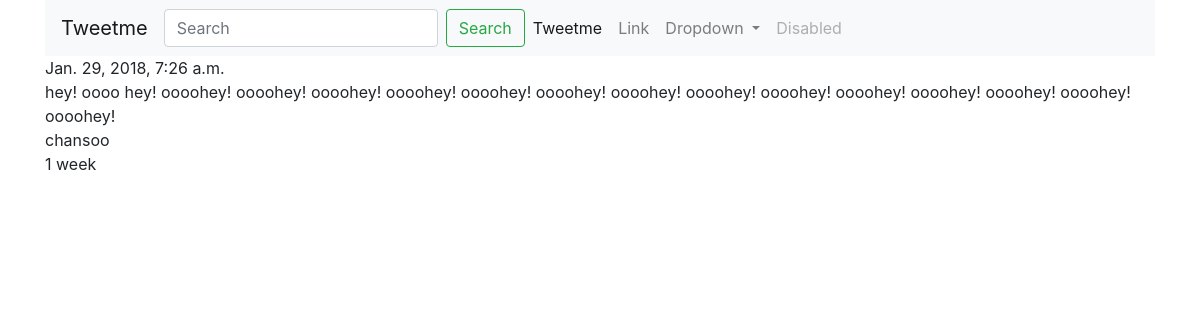
The app's page /tweets/1/ with its own data.
### tweets/models.py (models this page shows, shortened)
class Tweet(models.Model):
    user        = models.ForeignKey(settings.AUTH_USER_MODEL, default=1)
    content     = models.CharField(max_length=140, default="tweet anyting", validators=[validate_content])
    updated_at  = models.DateTimeField(auto_now=True)
    timestamp   = models.DateTimeField(auto_now_add=True)

### tweets/views.py (the view)
# urls.py: url(r'^(?P<pk>\d+)/$', TweetDetailView.as_view(), name='detail'),
class TweetDetailView(DetailView):
    queryset = Tweet.objects.all()

### tweets/templates/tweets/tweet_detail.html (shortened to what this page needs)
{% extends "base.html" %}
{% block content %}
    {{ object.updated_at }}<br>
    {{ object.content }}<br>
    {{ object.user }}<br>
    {{ object.timestamp|timesince }}
{% endblock content %}

### records on screen
Tweet: updated_at "Jan. 29, 2018, 7:26 a.m.", content "hey! oooo hey! oooohey! oooohey! oooohey! oooohey! oooohey! oooohey! oooohey! oooohey! oooohey! oooohey! oooohey! oooohey! oooohey! oooohey!", user "chansoo", timestamp "1 week"
